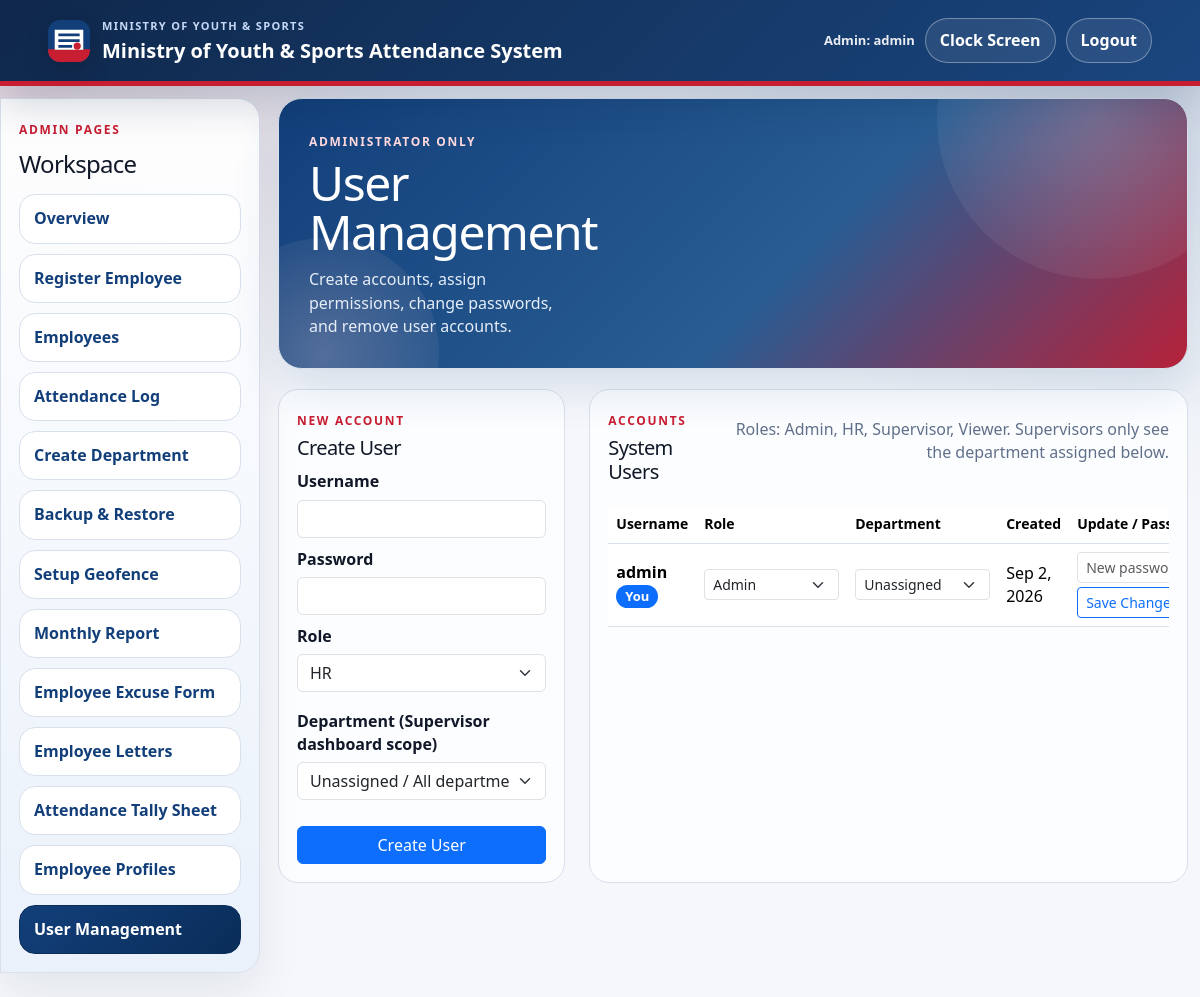
/user_management.php (signed in), run on the app's committed database.
### tables this page shows
CREATE TABLE IF NOT EXISTS excuses (
    excuse_id VARCHAR(40) PRIMARY KEY,
    employee_number VARCHAR(50) NOT NULL,
    employee_name VARCHAR(150) NOT NULL DEFAULT '',
    position VARCHAR(150) NOT NULL DEFAULT '',
    department_id VARCHAR(100) NULL,
    department_name VARCHAR(150) NOT NULL DEFAULT '',
    absence_start DATE NOT NULL,
    absence_end DATE NOT NULL,
    absence_time VARCHAR(100) NOT NULL DEFAULT '',
    reason ENUM('Medical Appointment', 'Illness', 'Family Emergency', 'Official Assignment', 'Other') NOT NULL,
    other_reason VARCHAR(255) NOT NULL DEFAULT '',
    supporting_documents JSON NULL,
    supervisor_name VARCHAR(150) NOT NULL DEFAULT '',
    supervisor_decision ENUM('Approved', 'Not Approved') NULL,
    supervisor_comments TEXT NULL,
    hr_reviewed_by VARCHAR(150) NOT NULL DEFAULT '',
    hr_approved ENUM('Yes', 'No') NULL,
    created_at DATETIME NOT NULL DEFAULT CURRENT_TIMESTAMP,
    reviewed_at DATETIME NULL,
    KEY idx_excuses_dates (absence_start, absence_end),
    KEY idx_excuses_employee (employee_number),
    CONSTRAINT fk_excuses_employee FOREIGN KEY (employee_number)
        REFERENCES employees(employee_number) ON DELETE CASCADE,
    CONSTRAINT chk_excuse_dates CHECK (absence_end >= absence_start)
);

### database/config.mysql.php (called while the page is built, shortened)
<?php
function mysql_connection(): PDO
{
    static $connection = null;
    if ($connection instanceof PDO) {
        return $connection;
    }
    $connection = new PDO(
        'mysql:host=' . MYSQL_HOST . ';port=' . MYSQL_PORT . ';dbname=' . MYSQL_DATABASE . ';charset=utf8mb4',
        MYSQL_USERNAME,
        MYSQL_PASSWORD,
        [
            PDO::ATTR_ERRMODE => PDO::ERRMODE_EXCEPTION,
            PDO::ATTR_DEFAULT_FETCH_MODE => PDO::FETCH_ASSOC,
            PDO::ATTR_EMULATE_PREPARES => false,
        ]
    );
    return $connection;
}

### config.php (called while the page is built, shortened)
<?php
function db(): PDO
{
    return mysql_connection();
}
function h(string $value): string
{
    return htmlspecialchars($value, ENT_QUOTES, 'UTF-8');
}

### auth.php (called while the page is built, shortened)
<?php
require_once __DIR__ . '/config.php';
function roles(): array
{
    return ['admin', 'hr', 'supervisor', 'viewer'];
}
function read_users(): array
{
    return db()->query('SELECT username, password_hash, role, department_id, created_at FROM users ORDER BY username')->fetchAll();
}
function current_username(): string
{
    return (string) ($_SESSION['username'] ?? '');
}

### storage.php (called while the page is built, shortened)
<?php
require_once __DIR__ . '/config.php';
function read_excuses(): array
{
    $rows = db()->query('SELECT * FROM excuses ORDER BY created_at DESC')->fetchAll();
    return array_map('excuse_row_to_record', $rows);
}

### admin_bootstrap.php (called while the page is built, shortened)
<?php
require_once __DIR__ . '/auth.php';
require_once __DIR__ . '/storage.php';
$selectedMonth = $_GET['month'] ?? date('Y-m');
$selectedDepartment = normalize_department_id($_GET['department'] ?? '');
$monthlyExcuses = excuses_for_month($selectedMonth, $selectedDepartment);

### user_management.php (the view, shortened to what this page needs)
<?php
require_once __DIR__ . '/admin_bootstrap.php';
$extraHeadHtml = '<link href="https://cdn.jsdelivr.net/npm/bootstrap@5.3.3/dist/css/bootstrap.min.css" rel="stylesheet">';
require_once __DIR__ . '/admin_shell_start.php';
$users = read_users();
?>
<div class="dashboard-hero panel"><div class="dashboard-title"><span class="eyebrow">Administrator Only</span><h1>User Management</h1><p class="muted">Create accounts, assign permissions, change passwords, and remove user accounts.</p></div></div>
<div class="row g-4">
    <div class="col-12 col-xl-4"><section class="admin-box user-management-card"><span class="eyebrow">New Account</span><h2>Create User</h2><form method="post" class="stacked-form"><input type="hidden" name="admin_action" value="create_system_user"><label for="new_username">Username</label><input class="form-control" id="new_username" name="username" required><label for="new_password">Password</label><input class="form-control" id="new_password" name="password" type="password" minlength="8" required><label for="new_role">Role</label><select class="form-select" id="new_role" name="role" required><option value="hr">HR</option><option value="supervisor">Supervisor</option><option value="viewer">Viewer</option><option value="admin">Admin</option></select><label for="new_department" class="mt-2">Department (Supervisor dashboard scope)</label><select class="form-select" id="new_department" name="department_id"><option value="">Unassigned / All departments</option><?php foreach ($departments as $department): ?><option value="<?= h($department['department_id']) ?>"><?= h($department['department_name']) ?></option><?php endforeach; ?></select><button class="btn btn-primary mt-3" type="submit">Create User</button></form></section></div>
    <div class="col-12 col-xl-8"><section class="admin-box user-management-card"><div class="section-heading"><div><span class="eyebrow">Accounts</span><h2>System Users</h2></div><p class="muted">Roles: Admin, HR, Supervisor, Viewer. Supervisors only see the department assigned below.</p></div><div class="table-responsive"><table class="table table-hover align-middle"><thead><tr><th>Username</th><th>Role</th><th>Department</th><th>Created</th><th>Update / Password</th></tr></thead><tbody><?php foreach ($users as $userIndex => $user): ?><?php $userFormId = 'user-update-' . $userIndex; ?><tr><td><strong><?= h($user['username']) ?></strong><?= $user['username'] === current_username() ? ' <span class="badge text-bg-primary">You</span>' : '' ?></td><td><select class="form-select form-select-sm" name="role" form="<?= h($userFormId) ?>"><?php foreach (roles() as $role): ?><option value="<?= h($role) ?>" <?= $role === ($user['role'] ?? '') ? 'selected' : '' ?>><?= h(ucfirst($role)) ?></option><?php endforeach; ?></select></td><td><select class="form-select form-select-sm" name="department_id" form="<?= h($userFormId) ?>"><option value="">Unassigned</option></select></td><td><?= h(date('M j, Y', strtotime($user['created_at'] ?? 'now'))) ?></td><td><input class="form-control form-control-sm" name="new_password" form="<?= h($userFormId) ?>" type="password" minlength="8" placeholder="New password (optional)"><button class="btn btn-sm btn-outline-primary mt-1" type="submit" form="<?= h($userFormId) ?>">Save Changes</button></td></tr><?php endforeach; ?></tbody></table></div></section></div>
</div>
<?php require_once __DIR__ . '/admin_shell_end.php'; ?>

### assets/styles.css (style rules this page uses)
:root { color-scheme: light; --bg: #f5f7fb; --panel: #ffffff; --ink: #111827; --muted: #61708a; --line: #d8e0ec; --blue: #123f7a; --blue-dark: #0a2d59; --blue-soft: #eaf1fb; --red: #c81e32; --red-dark: #9f1727; --amber: #93691a; --shadow: 0 18px 45px rgba(18, 63, 122, 0.14); --panel-shadow: 0 18px 45px rgba(17, 24, 39, 0.08); }
* { box-sizing: border-box; }
body { margin: 0; min-height: 100vh; background: radial-gradient(circle at top left, rgba(200, 30, 50, 0.12), transparent 30%), radial-gradient(circle at top right, rgba(18, 63, 122, 0.12), transparent 34%), linear-gradient(180deg, rgba(18, 63, 122, 0.08), rgba(245, 247, 251, 0) 330px), var(--bg); color: var(--ink); font-family: "Trebuchet MS", "Segoe UI", sans-serif; -webkit-font-smoothing: antialiased; text-rendering: optimizeLegibility; line-height: 1.45; }
.user-management-card { height: 100%; padding: 26px; }
.user-management-card .stacked-form { gap: 10px; }
.clock-panel, .panel { background: var(--panel); border: 1px solid var(--line); border-radius: 22px; box-shadow: var(--shadow); }
h1, h2 { margin: 0 0 10px; letter-spacing: -0.03em; }
.muted { color: var(--muted); margin: 0 0 24px; }
label { display: block; font-weight: 700; margin-bottom: 8px; }
input, select { width: 100%; border: 1px solid #b9c7c3; border-radius: 14px; color: var(--ink); font: inherit; padding: 13px 14px; background: #ffffff; }
.panel { padding: clamp(18px, 3vw, 30px); }
.dashboard-hero { align-items: end; background: linear-gradient(135deg, rgba(18, 63, 122, 0.98), rgba(42, 94, 148, 0.95) 58%, rgba(200, 30, 50, 0.9)), var(--blue); color: #ffffff; display: grid; gap: 24px; grid-template-columns: minmax(260px, 1fr) minmax(320px, 560px); overflow: hidden; position: relative; border-radius: 24px; isolation: isolate; }
.dashboard-hero::before, .dashboard-hero::after { content: ""; position: absolute; border-radius: 999px; pointer-events: none; z-index: -1; }
.dashboard-hero::before { width: 320px; height: 320px; top: -140px; right: -70px; background: radial-gradient(circle, rgba(255, 255, 255, 0.2), rgba(255, 255, 255, 0)); }
.dashboard-hero::after { width: 230px; height: 230px; bottom: -100px; left: -70px; background: radial-gradient(circle, rgba(255, 215, 220, 0.24), rgba(255, 215, 220, 0)); }
.dashboard-hero .muted { color: #e5edf8; margin-bottom: 0; }
.dashboard-title h1 { font-size: clamp(32px, 4vw, 48px); line-height: 1.03; margin-bottom: 12px; }
.eyebrow { color: var(--red); display: inline-block; font-size: 12px; font-weight: 800; letter-spacing: 0.14em; margin-bottom: 7px; text-transform: uppercase; }
.dashboard-hero .eyebrow { color: #ffd9de; }
.section-heading { align-items: end; display: flex; gap: 18px; justify-content: space-between; margin-bottom: 18px; }
.section-heading .muted { max-width: 520px; text-align: right; }
.section-heading h2, .records-toolbar h2 { font-size: 26px; margin-bottom: 4px; }
.admin-box { border: 1px solid var(--line); border-radius: 20px; padding: 18px; background: #fbfdff; min-width: 0; }
.admin-box h2 { font-size: 20px; }
.stacked-form { display: grid; gap: 12px; }
.stacked-form label { margin-bottom: -4px; }
.editable-table input, .editable-table select, td input, td select { min-width: 135px; padding: 9px 10px; }
table { width: 100%; border-collapse: collapse; background: #ffffff; }
th, td { border-bottom: 1px solid var(--line); padding: 12px 10px; text-align: left; vertical-align: middle; }
th { background: #f7f9fc; color: #31455d; font-size: 14px; position: sticky; top: 0; z-index: 1; }
.badge { display: inline-block; border-radius: 999px; padding: 5px 9px; font-size: 13px; font-weight: 700; }

### data on the page
excuses: hr_reviewed_by "admin", shows "You", role "Admin", created_at "Sep 2, 2026"

### other printed values
APP_NAME "Ministry of Youth & Sports Attendance System"
current_user_role() "Admin"
current_username() "admin"
$pageLink['label'] "Overview"
$pageLink['label'] "Register Employee"
$pageLink['label'] "Employees"
$pageLink['label'] "Attendance Log"
$pageLink['label'] "Create Department"
$pageLink['label'] "Backup & Restore"
$pageLink['label'] "Setup Geofence"
$pageLink['label'] "Monthly Report"
$pageLink['label'] "Employee Excuse Form"
$pageLink['label'] "Employee Letters"
$pageLink['label'] "Attendance Tally Sheet"
$pageLink['label'] "Employee Profiles"
